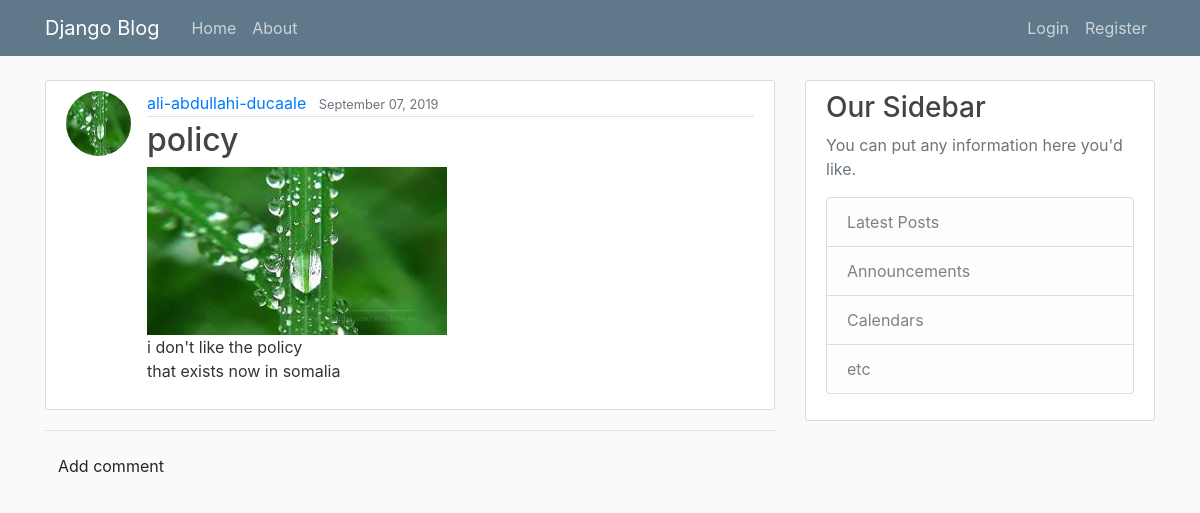
Screenshot of /post/28/ with the database file from the repository.
### blog/models.py (models this page shows, shortened)
class Post(models.Model):
	title=models.CharField(max_length=100)
	content=models.TextField()
	date_posted=models.DateTimeField(default=timezone.now)
	author=models.ForeignKey(User,on_delete=models.CASCADE)
	image=models.ImageField(default='default.jpg',upload_to='post_media')

### users/models.py (models this page shows, shortened)
class Profile(models.Model):
	user=models.OneToOneField(User,on_delete=models.CASCADE)
	image=models.ImageField(default='default.jpg',upload_to='profile_pics')

### blog/views.py (the view)
# urls.py: path('post/<int:pk>/',PostDetailView.as_view(),name='post-detail' ),
class PostDetailView(DetailView):
    model=Post

### blog/templates/blog/post_detail.html (shortened to what this page needs)
{% extends 'blog/base.html' %}
{% block content %}
  <article class="media content-section">
	  <img class='rounded-circle article-img'src='{{ object.author.profile.image.url }}'>
	  <div class="media-body">
	    <div class="article-metadata">
	      <a class="mr-2" href="{% url 'user-posts' object.author.username %}">{{ object.author }}</a>
	      <small class="text-muted">{{ object.date_posted|date:'F d, Y' }}</small>
	    </div>
	    <h2 class="article-title">{{ object.title }}</h2>
	    <img src="{{ post.image.url }}">
	    <p class="article-content">{{ object.content }}</p>
	  </div>
  </article>
  <hr>
  	<a class="btn btn-default" href="{% url 'add_comment_to_post' pk=post.pk %}">Add comment</a>
{% endblock content %}

### blog/static/blog/main.css (style rules this page uses)
body { background: #fafafa; color: #333333; margin-top: 5rem; }
h1, h2, h3, h4, h5, h6 { color: #444444; }
.content-section { background: #ffffff; padding: 10px 20px; border: 1px solid #dddddd; border-radius: 3px; margin-bottom: 20px; }
.article-title { color: #444444; }
.article-content { white-space: pre-line; }
.article-img { height: 65px; width: 65px; margin-right: 16px; }
.article-metadata { padding-bottom: 1px; margin-bottom: 4px; border-bottom: 1px solid #e3e3e3 }

### rows the page displays
Post: author.profile.image (placeholder picture), author "ali-abdullahi-ducaale", date_posted "September 07, 2019", title "policy", image (placeholder picture), content "i don't like the policy that exists now in somalia"
